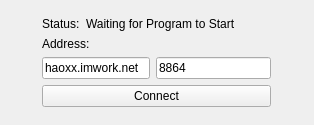
<?xml version="1.0" encoding="UTF-8"?>
<ui version="4.0">
 <class>MainNetworkManger</class>
 <widget class="QWidget" name="MainNetworkManger">
  <property name="geometry">
   <rect>
    <x>0</x>
    <y>0</y>
    <width>314</width>
    <height>125</height>
   </rect>
  </property>
  <property name="windowTitle">
   <string>MainNetworkManger</string>
  </property>
  <layout class="QGridLayout" name="gridLayout">
   <item row="1" column="1">
    <layout class="QHBoxLayout" name="horizontalLayout">
     <item>
      <widget class="QLabel" name="label">
       <property name="text">
        <string>Status:</string>
       </property>
      </widget>
     </item>
     <item>
      <widget class="QLabel" name="status">
       <property name="text">
        <string>Waiting for Program to Start           </string>
       </property>
      </widget>
     </item>
    </layout>
   </item>
   <item row="0" column="1">
    <spacer name="verticalSpacer">
     <property name="orientation">
      <enum>Qt::Vertical</enum>
     </property>
     <property name="sizeHint" stdset="0">
      <size>
       <width>20</width>
       <height>40</height>
      </size>
     </property>
    </spacer>
   </item>
   <item row="2" column="1">
    <layout class="QFormLayout" name="formLayout">
     <item row="2" column="0">
      <widget class="QLineEdit" name="address">
       <property name="enabled">
        <bool>true</bool>
       </property>
       <property name="text">
        <string>haoxx.imwork.net</string>
       </property>
      </widget>
     </item>
     <item row="2" column="1">
      <widget class="QLineEdit" name="port">
       <property name="enabled">
        <bool>true</bool>
       </property>
       <property name="whatsThis">
        <string>port</string>
       </property>
       <property name="text">
        <string>8864</string>
       </property>
      </widget>
     </item>
     <item row="3" column="0" colspan="2">
      <widget class="QPushButton" name="connect">
       <property name="enabled">
        <bool>true</bool>
       </property>
       <property name="text">
        <string>Connect</string>
       </property>
      </widget>
     </item>
     <item row="1" column="0" colspan="2">
      <widget class="QLabel" name="label_2">
       <property name="layoutDirection">
        <enum>Qt::LeftToRight</enum>
       </property>
       <property name="text">
        <string>Address:</string>
       </property>
       <property name="textFormat">
        <enum>Qt::PlainText</enum>
       </property>
       <property name="scaledContents">
        <bool>false</bool>
       </property>
      </widget>
     </item>
    </layout>
   </item>
   <item row="3" column="1">
    <spacer name="verticalSpacer_2">
     <property name="orientation">
      <enum>Qt::Vertical</enum>
     </property>
     <property name="sizeHint" stdset="0">
      <size>
       <width>20</width>
       <height>40</height>
      </size>
     </property>
    </spacer>
   </item>
   <item row="2" column="0">
    <spacer name="horizontalSpacer">
     <property name="orientation">
      <enum>Qt::Horizontal</enum>
     </property>
     <property name="sizeHint" stdset="0">
      <size>
       <width>40</width>
       <height>20</height>
      </size>
     </property>
    </spacer>
   </item>
   <item row="2" column="2">
    <spacer name="horizontalSpacer_2">
     <property name="orientation">
      <enum>Qt::Horizontal</enum>
     </property>
     <property name="sizeHint" stdset="0">
      <size>
       <width>40</width>
       <height>20</height>
      </size>
     </property>
    </spacer>
   </item>
  </layout>
 </widget>
 <layoutdefault spacing="6" margin="11"/>
 <resources/>
 <connections/>
</ui>
